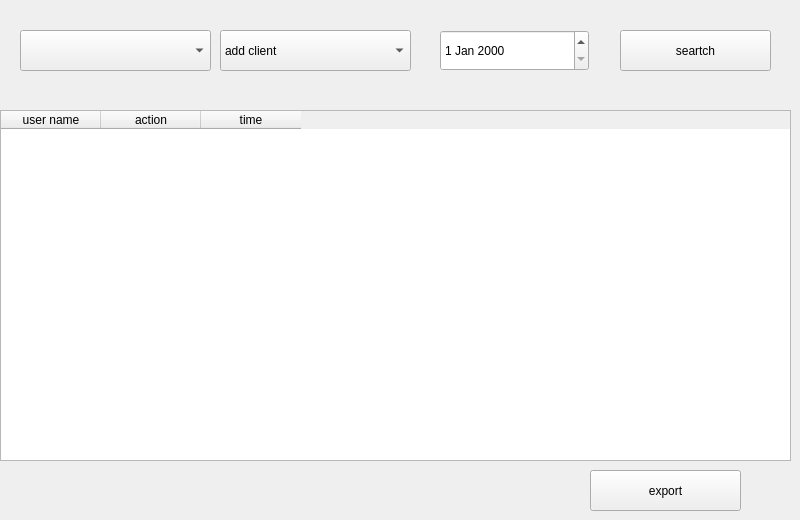
    <widget class="QWidget" name="tab_2">
     <attribute name="title">
      <string>Tab 2</string>
     </attribute>
     <widget class="QTableWidget" name="tableWidget_2">
      <property name="geometry">
       <rect>
        <x>0</x>
        <y>110</y>
        <width>791</width>
        <height>351</height>
       </rect>
      </property>
      <column>
       <property name="text">
        <string>user name</string>
       </property>
      </column>
      <column>
       <property name="text">
        <string>action</string>
       </property>
      </column>
      <column>
       <property name="text">
        <string>time</string>
       </property>
      </column>
     </widget>
     <widget class="QPushButton" name="pushButton_6">
      <property name="geometry">
       <rect>
        <x>620</x>
        <y>30</y>
        <width>151</width>
        <height>41</height>
       </rect>
      </property>
      <property name="text">
       <string>seartch</string>
      </property>
     </widget>
     <widget class="QComboBox" name="comboBox_2">
      <property name="geometry">
       <rect>
        <x>220</x>
        <y>30</y>
        <width>191</width>
        <height>41</height>
       </rect>
      </property>
      <item>
       <property name="text">
        <string>add client</string>
       </property>
      </item>
      <item>
       <property name="text">
        <string>edit client</string>
       </property>
      </item>
      <item>
       <property name="text">
        <string>delete client</string>
       </property>
      </item>
     </widget>
     <widget class="QPushButton" name="pushButton_7">
      <property name="geometry">
       <rect>
        <x>590</x>
        <y>470</y>
        <width>151</width>
        <height>41</height>
       </rect>
      </property>
      <property name="text">
       <string>export</string>
      </property>
     </widget>
     <widget class="QComboBox" name="comboBox_3">
      <property name="geometry">
       <rect>
        <x>20</x>
        <y>30</y>
        <width>191</width>
        <height>41</height>
       </rect>
      </property>
     </widget>
     <widget class="QDateEdit" name="dateEdit">
      <property name="geometry">
       <rect>
        <x>440</x>
        <y>30</y>
        <width>149</width>
        <height>41</height>
       </rect>
      </property>
     </widget>
    </widget>
